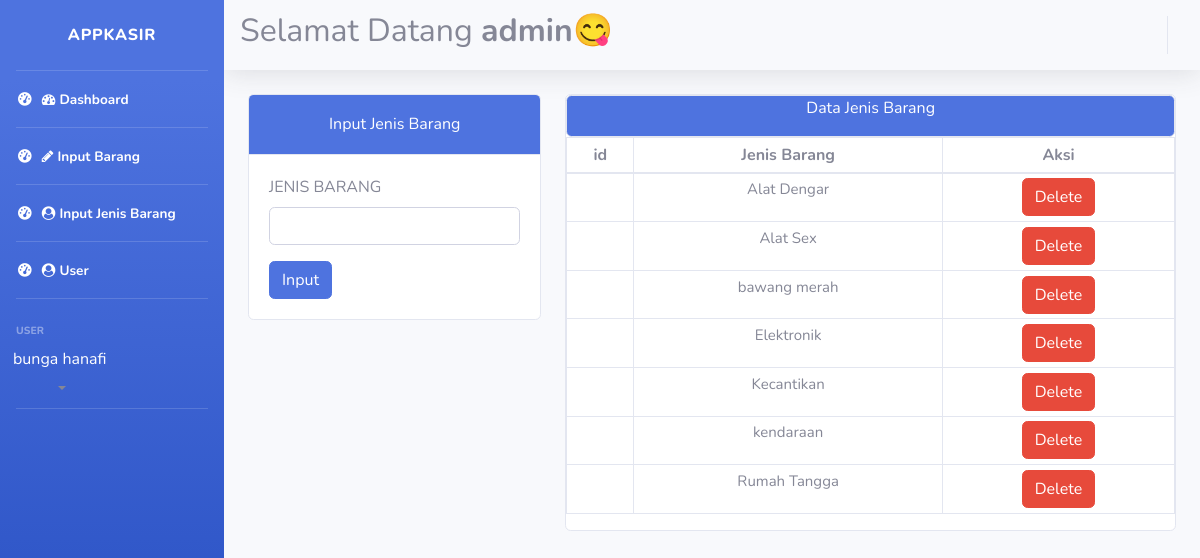
Screenshot of /admin/index.php?page=input-jenis-barang (signed in) with the database file from the repository.
### tables this page shows
CREATE TABLE `tb_kategori` (
  `id_kategori` int(11) NOT NULL,
  `jenis_brng` varchar(100) NOT NULL
);

### admin/modul/input-jenis-barang.php (the view, shortened to what this page needs)
<div class="container">
    <div class="row">
        <div class="col-md-4">
            <div class="card">
                <div class="card-header text-center bg-primary text-white">
                    <h6 class="mt-2">Input Jenis Barang</h6>
                </div>
                <div class="card-body">
                    <form action="" method="post">
                        <label for="">JENIS BARANG</label>
                        <input type="text" class="form-control" name="jenis_brng" id="">
                        <button type="submit" class="btn btn-primary mt-3" name="submit">Input</button>
                    </form>
                </div>
            </div>
        </div>
        <div class="col-md-8">
            <div class="table table-sm">
                <div class="card">
                    <div class="card bg-primary text-white" style="text-align: center; padding: auto;">
                        <p>Data Jenis Barang</p>
                    </div>
                    <table class="table table-bordered" style="text-align: center;">
                        <thead>
                            <tr>
                                <th>id</th>
                                <th>Jenis Barang</th>
                                <th>Aksi</th>
                            </tr>
                        </thead>
                        <tbody style="font-size: 15px;">
                            <?php
                            $sql = mysqli_query($con, "SELECT * FROM tb_kategori");
                            while ($row = mysqli_fetch_array($sql)) {
                            ?>
                                <tr>
                                    <td scope="">
                                    </td>
                                    <td><?= $row['jenis_brng'] ?></td>
                                    <td>
                                        <a href="index.php?page=input-jenis-barang&delete=delete-kategori&id=<?=$row['id_kategori']?>">
                                            <button class="btn btn-danger" onclick="return confirm('Apakah Anda yakin ingin menghapus data ini?')">Delete</button>
                                        </a>
                                    </td>
                                </tr>
                            <?php
                            }
                            ?>
                        </tbody>
                    </table>
                </div>
            </div>
        </div>

### admin/index.php (shortened to what this page needs)
<?php
    include'../library/koneksi.php';
	if (!isset($_SESSION['jabatan'])) {
		include 'login/login.php';
	}else{
		$jabatan = $_SESSION['jabatan'];
		$nama = $_SESSION['nama'];
 ?>
<!DOCTYPE html>
<html lang="en">
<head>
    <link href="vendor/fontawesome-free/css/all.min.css" rel="stylesheet" type="text/css">
    <link href="../asset/css/sb-admin-2.min.css" rel="stylesheet">
    <link href="../asset/css/font-awesome.min.css" rel="stylesheet">
    <link rel="stylesheet" href="https://cdnjs.cloudflare.com/ajax/libs/font-awesome/4.7.0/css/font-awesome.min.css">
</head>
<body id="page-top">
    <div id="wrapper">
        <ul class="navbar-nav bg-gradient-primary sidebar sidebar-dark accordion" id="accordionSidebar">
                <a class="navbar-brand d-flex justify-content-center align-items-center sidebar-brand m-0" href="#">
                    <div class="sidebar-brand-text mx-3"><span>AppKasir</span></div>
                </a>
            <hr class="sidebar-divider my-0">
            <li class="nav-item active ">
                <a class="nav-link" href="?page=home">
                    <i class="fas fa-fw fa-tachometer-alt"></i>
                    <i class="fa fa-tachometer" aria-hidden="true"></i><span class="">Dashboard</span></a>
            </li>
            <hr class="sidebar-divider my-0">
            <li class="nav-item active ">
                <a class="nav-link" href="?page=input-barang">
                    <i class="fas fa-fw fa-tachometer-alt"></i>
                    <i class="fa fa-pencil" aria-hidden="true"></i><span class="">Input Barang</span></a>
            </li>
            <hr class="sidebar-divider my-0">
            <li class="nav-item active ">
                <a class="nav-link" href="?page=input-jenis-barang">
                    <i class="fas fa-fw fa-tachometer-alt"></i>
                    <i class="fa fa-user-circle" aria-hidden="true"></i><span class="">Input Jenis Barang</span></a>
            </li>
            <hr class="sidebar-divider my-0">
            <li class="nav-item active ">
                <a class="nav-link" href="?page=user">
                    <i class="fas fa-fw fa-tachometer-alt"></i>
                    <i class="fa fa-user-circle" aria-hidden="true"></i><span class="">User</span></a>
            </li>
            <hr class="sidebar-divider my-0">
            <div class="sidebar-heading mt-4">
                USER
            </div>
            <li class="nav-item active ">
                        <div class="dropdown">
                            <button class="btn  dropdown-toggle" type="button" id="dropdownMenuButton1" data-bs-toggle="dropdown" aria-expanded="false">
                                <div class="row">
                                    <div class="col-md-12">
                                        <h6 class="mt-1 text-white"><?=$nama?></h6>
                                    </div>
                                </div>
                            </button>
                        </div>
            </li>
            <hr class="sidebar-divider">
        </ul>
        <div id="content-wrapper" class="d-flex flex-column">
            <div id="content">
                <nav class="navbar navbar-expand navbar-light  topbar mb-4 static-top shadow">
                    <h2>Selamat Datang <span><b><?=$jabatan?>😋</b></span></h2>
                    <ul class="navbar-nav ml-auto">
                    </ul>
                </nav>
    </body>
</html>
<?php
if (!isset($_GET['page'])) {
    include 'modul/home.php';
}else{
    switch ($_GET['page']) {
        case 'input-jenis-barang':
            include 'modul/input-jenis-barang.php';
            break;
    }
}
    }
?>

### rows the page displays
tb_kategori: jenis_brng "Alat Dengar"
tb_kategori: jenis_brng "Alat Sex"
tb_kategori: jenis_brng "bawang merah"
tb_kategori: jenis_brng "Elektronik"
tb_kategori: jenis_brng "Kecantikan"
tb_kategori: jenis_brng "kendaraan"
tb_kategori: jenis_brng "Rumah Tangga"

### other values shown
$nama "bunga hanafi"
$jabatan "admin"
